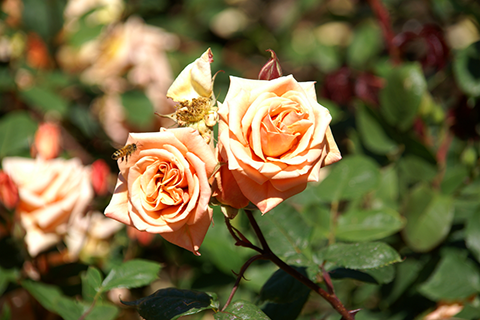
//> input picture vs2019/ch07/filter/rose.bmp, 480 x 320 px
$ ./main   (built with g++ and OpenCV 4)
//> lines starting //> are read from the running program, lines starting //| are printed output that depends on the picture
#include "opencv2/opencv.hpp"
#include <iostream>

using namespace cv;
using namespace std;

void filter_embossing();

int main(void)
{
	filter_embossing();

	return 0;
}

void filter_embossing()
{
	Mat src = imread("rose.bmp", IMREAD_GRAYSCALE);
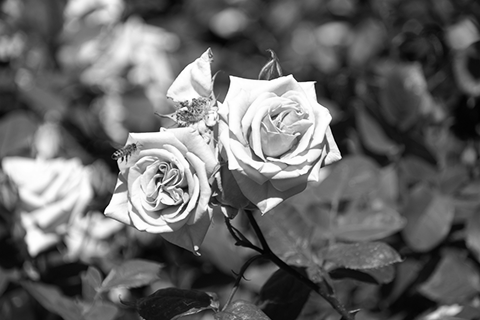
//> src: 320 rows x 480 cols, CV_8UC1; min 0, max 255, mean 102.7

	if (src.empty()) {
		cerr << "Image load failed!" << endl;
		return;
	}

	float data[] = { -1, -1, 0, -1, 0, 1, 0, 1, 1 };
	Mat emboss(3, 3, CV_32FC1, data);

	Mat dst;
	filter2D(src, dst, -1, emboss, Point(-1, -1), 128);
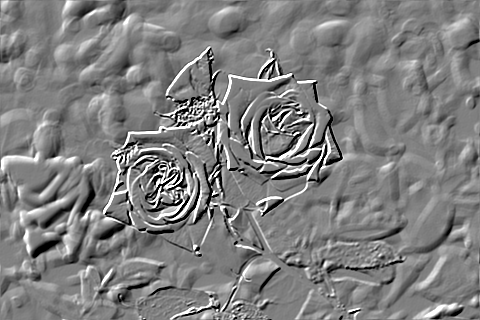
//> dst: 320 rows x 480 cols, CV_8UC1; min 0, max 255, mean 127.2

	imshow("src", src);
	imshow("dst", dst);

	waitKey();
	destroyAllWindows();
}
